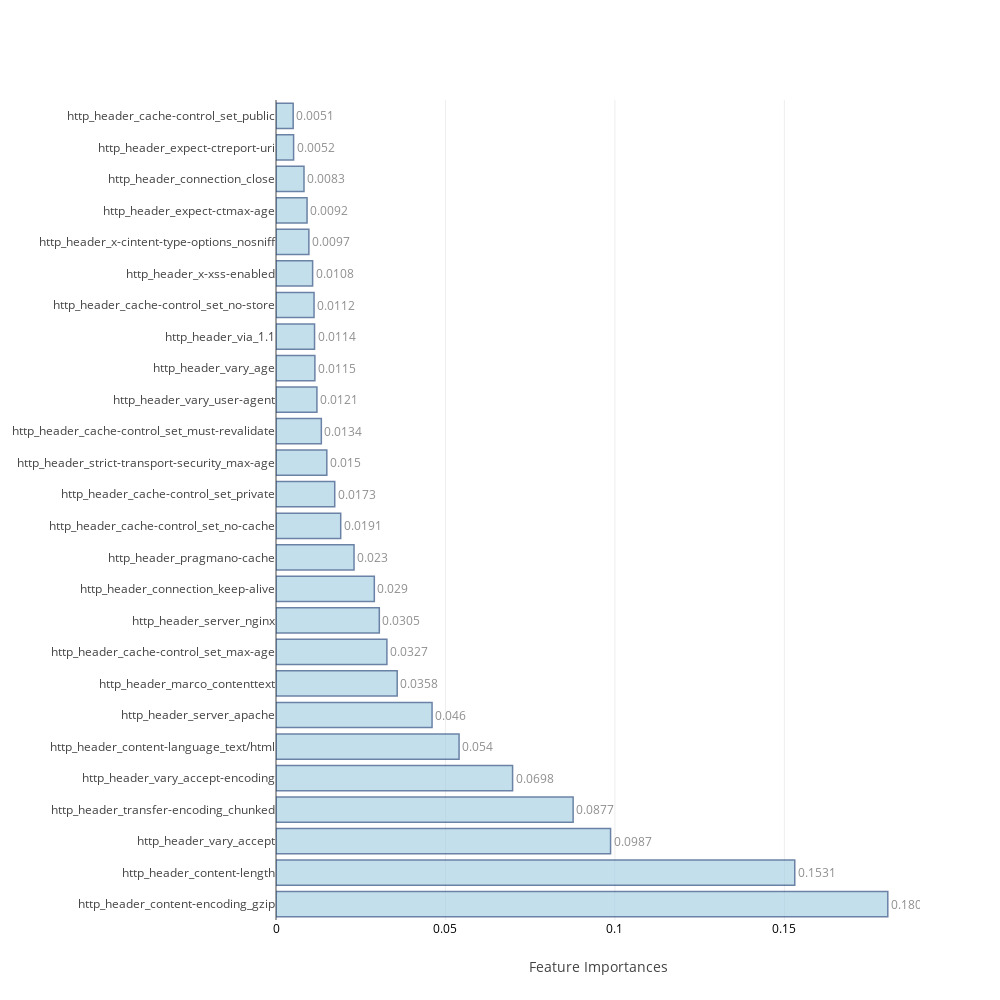

The notebook cell this image was saved under:
### Code cell
avg_feat_impt=(pd.concat((f_r,f_e), axis=1).mean(axis=1).sort_values(ascending=False))

feat_impt_plot(avg_feat_impt)

### Figure 1 — Plotly figure (JSON) as saved in the notebook; plotly's stock layout.template omitted (floating-point values rounded to 4 significant figures)
{"data": [{"marker": {"color": "rgb(158,202,225)", "line": {"color": "rgb(8,48,107)", "width": 1.5}}, "opacity": 0.6, "orientation": "h", "text": [0.1805, 0.1531, 0.0987, 0.0877, 0.0698, 0.054, 0.046, 0.0358, 0.0327, 0.0305, 0.029, 0.023, 0.0191, 0.0173, 0.015, 0.0134, 0.0121, 0.0115, 0.0114, 0.0112, 0.0108, 0.0097, 0.0092, 0.0083, 0.0052, 0.0051], "textposition": "outside", "type": "bar", "uid": "7f2e7d20-2eb6-4066-8ebc-9cc792c2f952", "x": [0.1805, 0.1531, 0.09872, 0.08768, 0.06981, 0.05402, 0.04605, 0.03576, 0.03272, 0.03048, 0.02901, 0.02302, 0.01909, 0.01733, 0.01499, 0.01338, 0.01207, 0.01147, 0.01137, 0.01123, 0.01081, 0.009695, 0.009163, 0.008263, 0.005192, 0.005068], "y": ["http_header_content-encoding_gzip", "http_header_content-length", "http_header_vary_accept", "http_header_transfer-encoding_chunked", "http_header_vary_accept-encoding", "http_header_content-language_text/html", "http_header_server_apache", "http_header_marco_contenttext", "http_header_cache-control_set_max-age", "http_header_server_nginx", "http_header_connection_keep-alive", "http_header_pragmano-cache", "http_header_cache-control_set_no-cache", "http_header_cache-control_set_private", "http_header_strict-transport-security_max-age", "http_header_cache-control_set_must-revalidate", "http_header_vary_user-agent", "http_header_vary_age", "http_header_via_1.1", "http_header_cache-control_set_no-store", "http_header_x-xss-enabled", "http_header_x-cintent-type-options_nosniff", "http_header_expect-ctmax-age", "http_header_connection_close", "http_header_expect-ctreport-uri", "http_header_cache-control_set_public"]}], "layout": {"autosize": false, "height": 1000, "width": 1000, "xaxis": {"tickfont": {"color": "black", "size": 12}, "title": "Feature Importances"}, "yaxis": {"automargin": true}}}
